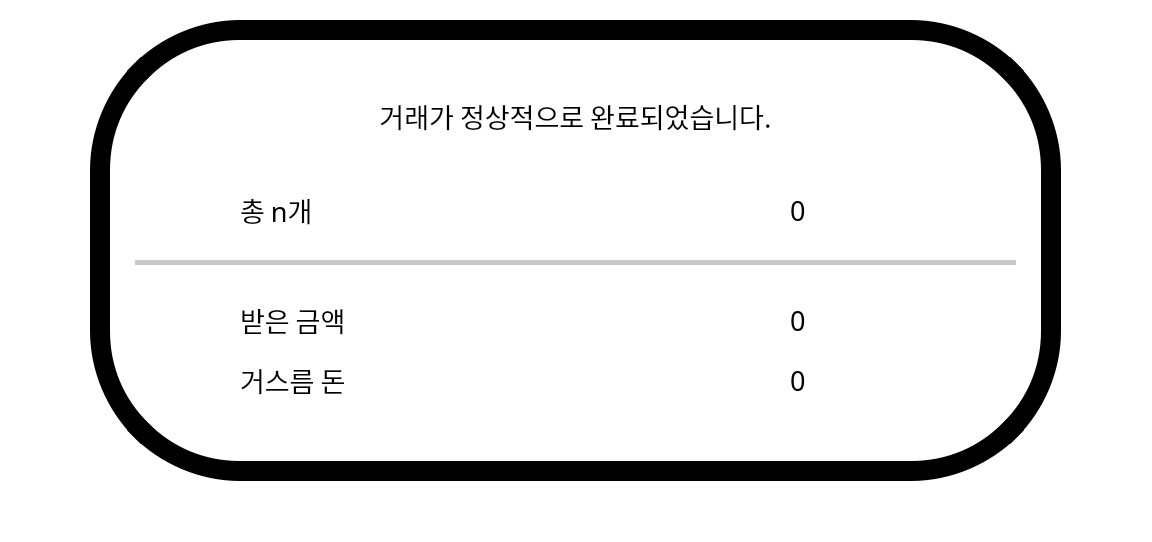
<?xml version="1.0" encoding="UTF-8"?>
<ui version="4.0">
 <class>Form</class>
 <widget class="QWidget" name="Form">
  <property name="geometry">
   <rect>
    <x>0</x>
    <y>0</y>
    <width>1152</width>
    <height>542</height>
   </rect>
  </property>
  <property name="windowTitle">
   <string>Form</string>
  </property>
  <widget class="QLabel" name="total">
   <property name="geometry">
    <rect>
     <x>240</x>
     <y>190</y>
     <width>100</width>
     <height>40</height>
    </rect>
   </property>
   <property name="font">
    <font>
     <family>돋움</family>
     <pointsize>20</pointsize>
    </font>
   </property>
   <property name="text">
    <string>총 n개</string>
   </property>
  </widget>
  <widget class="QLabel" name="receive">
   <property name="geometry">
    <rect>
     <x>240</x>
     <y>300</y>
     <width>171</width>
     <height>40</height>
    </rect>
   </property>
   <property name="font">
    <font>
     <family>돋움</family>
     <pointsize>20</pointsize>
    </font>
   </property>
   <property name="text">
    <string>받은 금액</string>
   </property>
  </widget>
  <widget class="QLabel" name="change">
   <property name="geometry">
    <rect>
     <x>240</x>
     <y>360</y>
     <width>161</width>
     <height>40</height>
    </rect>
   </property>
   <property name="font">
    <font>
     <family>돋움</family>
     <pointsize>20</pointsize>
    </font>
   </property>
   <property name="text">
    <string>거스름 돈</string>
   </property>
  </widget>
  <widget class="QLabel" name="total_cash">
   <property name="geometry">
    <rect>
     <x>790</x>
     <y>190</y>
     <width>100</width>
     <height>40</height>
    </rect>
   </property>
   <property name="font">
    <font>
     <family>돋움</family>
     <pointsize>20</pointsize>
    </font>
   </property>
   <property name="text">
    <string>0</string>
   </property>
  </widget>
  <widget class="QLabel" name="receive_cash">
   <property name="geometry">
    <rect>
     <x>790</x>
     <y>300</y>
     <width>100</width>
     <height>40</height>
    </rect>
   </property>
   <property name="font">
    <font>
     <family>돋움</family>
     <pointsize>20</pointsize>
    </font>
   </property>
   <property name="text">
    <string>0</string>
   </property>
  </widget>
  <widget class="QLabel" name="change_cash">
   <property name="geometry">
    <rect>
     <x>790</x>
     <y>360</y>
     <width>100</width>
     <height>40</height>
    </rect>
   </property>
   <property name="font">
    <font>
     <family>돋움</family>
     <pointsize>20</pointsize>
    </font>
   </property>
   <property name="text">
    <string>0</string>
   </property>
  </widget>
  <widget class="QLabel" name="label">
   <property name="geometry">
    <rect>
     <x>320</x>
     <y>80</y>
     <width>511</width>
     <height>71</height>
    </rect>
   </property>
   <property name="font">
    <font>
     <family>돋움</family>
     <pointsize>20</pointsize>
    </font>
   </property>
   <property name="text">
    <string>거래가 정상적으로 완료되었습니다.</string>
   </property>
   <property name="alignment">
    <set>Qt::AlignCenter</set>
   </property>
  </widget>
  <widget class="QLabel" name="label_2">
   <property name="geometry">
    <rect>
     <x>135</x>
     <y>260</y>
     <width>881</width>
     <height>41</height>
    </rect>
   </property>
   <property name="font">
    <font>
     <pointsize>20</pointsize>
    </font>
   </property>
   <property name="styleSheet">
    <string notr="true">border-top : 5px solid;
border-color: rgb(200, 200, 200);</string>
   </property>
   <property name="text">
    <string/>
   </property>
  </widget>
  <widget class="QLabel" name="label_3">
   <property name="geometry">
    <rect>
     <x>90</x>
     <y>20</y>
     <width>971</width>
     <height>461</height>
    </rect>
   </property>
   <property name="styleSheet">
    <string notr="true">QLabel{
border : 20px solid;
border-color: rgb(0, 0, 0);
border-radius: 150px 150px 0 0;
}</string>
   </property>
   <property name="text">
    <string/>
   </property>
  </widget>
  <widget class="QLabel" name="label_5">
   <property name="geometry">
    <rect>
     <x>300</x>
     <y>90</y>
     <width>51</width>
     <height>41</height>
    </rect>
   </property>
   <property name="styleSheet">
    <string notr="true">image:url('C:/Users/User/Desktop/gs/image/star.png');</string>
   </property>
   <property name="text">
    <string/>
   </property>
  </widget>
  <widget class="QLabel" name="background">
   <property name="geometry">
    <rect>
     <x>0</x>
     <y>0</y>
     <width>1161</width>
     <height>551</height>
    </rect>
   </property>
   <property name="styleSheet">
    <string notr="true">background:white;</string>
   </property>
   <property name="text">
    <string/>
   </property>
  </widget>
  <zorder>background</zorder>
  <zorder>label_3</zorder>
  <zorder>total</zorder>
  <zorder>receive</zorder>
  <zorder>change</zorder>
  <zorder>total_cash</zorder>
  <zorder>receive_cash</zorder>
  <zorder>change_cash</zorder>
  <zorder>label</zorder>
  <zorder>label_2</zorder>
  <zorder>label_5</zorder>
 </widget>
 <resources/>
 <connections/>
</ui>
